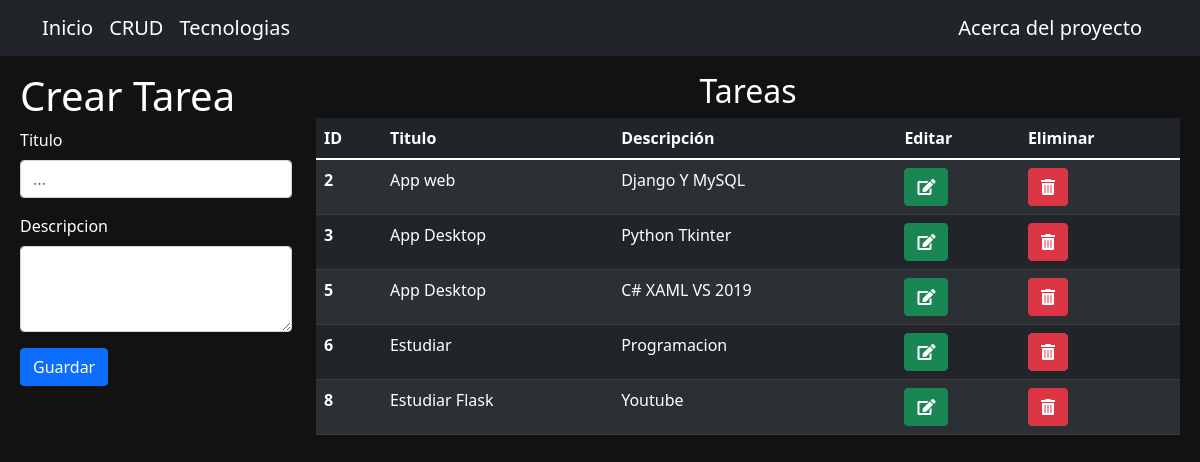
Page /crud/ on the earlier database version.
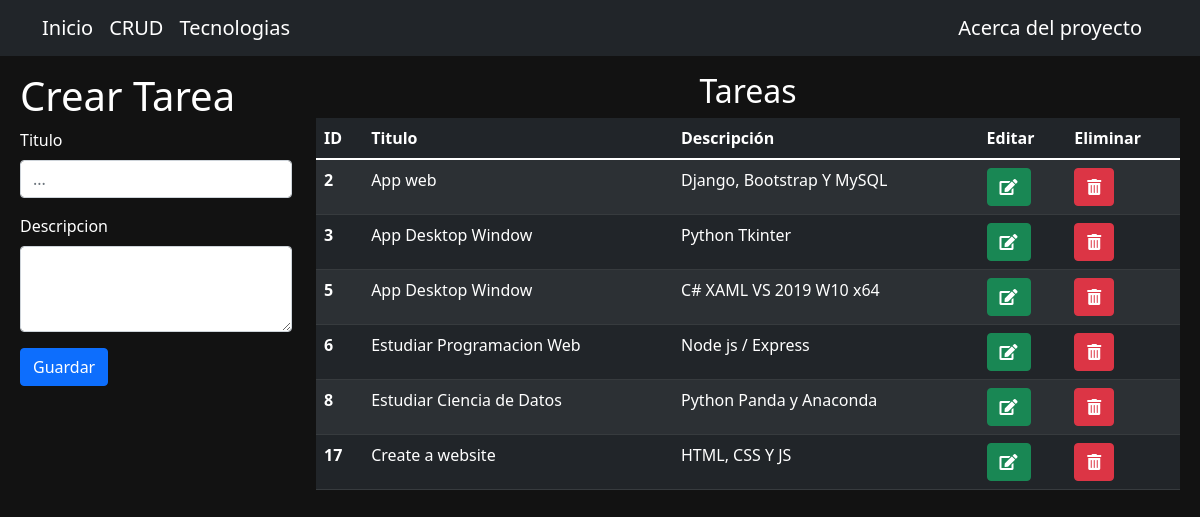
Same page on the later database version.
### crear/models.py (models this page shows)
class usuarios(models.Model):
    titulo = models.CharField(max_length=30)
    descripcion = models.CharField(max_length=100)

### crear/views.py (the view, shortened to what this page needs)
# urls.py: path('crud/', insert_read, name="read_insert"),
def insert_read(request):
    return render(request, 'crear/crud.html', {"registros": registros()})

### templates/crear/crud.html (shortened to what this page needs)
{% extends 'layout.html' %}
{% block content %}
    <div class="row p-2 mt-5">
        <div class="col-md-3 mt-3">
            <div class="text-white">
                {% if task %}
                    <h1>Tarea Encontrada</h1>
                    <form action="{% url 'crear:update' task.id %}" method="post"> {% csrf_token %}
                {% else %}
                    <h1>Crear Tarea</h1>
                    <form action="{% url 'crear:read_insert' %}" method="post"> {% csrf_token %}
                {% endif %}
                        <div class="mb-3">
                            <label for="exampleFormControlInput1" class="form-label">Titulo</label>
                            <input name="title" value="{{task.titulo}}" type="text" class="form-control" id="exampleFormControlInput1" placeholder="..." required>
                        </div>
                        <div class="mb-3">
                            <label for="exampleFormControlTextarea1" class="form-label">Descripcion</label>
                                <textarea name="description" class="form-control" id="exampleFormControlTextarea1" rows="3" required>{{task.descripcion}}</textarea>
                            </div>
                        <input type="submit" value="Guardar" class="btn btn-primary">
                    </form>
            </div>
        </div>
        <div class="col-md-9 mt-3">
            <div class="text-white">
                <h2 class="text-center">Tareas</h2>
                {% include 'partials/_table.html' %}
            </div>
        </div>
    </div>
{% endblock %}

### templates/layout.html (shortened to what this page needs)
{% load static %}
<!DOCTYPE html>
<html lang="es">
<head>
    <link href="https://cdn.jsdelivr.net/npm/bootstrap@5.1.3/dist/css/bootstrap.min.css" rel="stylesheet">
    <link rel="stylesheet" href="https://pro.fontawesome.com/releases/v5.10.0/css/all.css"/>
    <link rel="stylesheet" href="{% static 'css/style.css' %}">
</head>
<body>
    {% include 'partials/_navbar.html' %}
    <div class="container-fluid">
        {% block content %} {% endblock %}
    </div>
</body>
</html>

### templates/partials/_navbar.html (shortened to what this page needs)
<nav class="navbar navbar-expand-lg navbar-dark bg-dark fixed-top">
    <div class="container">
      <a class="navbar-brand" href="{% url 'home' %}">Inicio</a>
      <div class="collapse navbar-collapse" id="navbarNavAltMarkup">
        <div class="navbar-nav">
          <a class="navbar-brand" href="{% url 'crear:read_insert' %}">CRUD</a>
          <a class="navbar-brand" href="{% url 'tecno' %}">Tecnologias</a>
        </div>
          <div class="navbar-nav ms-auto">
              <a class="navbar-brand" href="{% url 'about' %}">Acerca del proyecto</a>
          </div>
      </div>
    </div>
  </nav>

### templates/partials/_table.html
<table class="table table-dark table-striped">
    <thead>
      <tr>
        <th scope="col">ID</th>
        <th scope="col">Titulo</th>
        <th scope="col">Descripción</th>
        <th scope="col">Editar</th>
        <th scope="col">Eliminar</th>
      </tr>
    </thead>
    <tbody>
        {% for registro in registros %}
            <tr>
                <th scope="row">{{registro.id}}</th>
                <td>{{registro.titulo}}</td>
                <td>{{registro.descripcion}}</td>
                <td><a href="{% url 'crear:edit' registro.id %}" class="btn btn-success"><i class="fas fa-edit"></i></a></td>
                <td><a href="{% url 'crear:deleted' registro.id %}" class="btn btn-danger"><i class="fas fa-trash-alt"></i></a></td>
            </tr>
        {% endfor %}
    </tbody>
  </table>

### static/css/style.css (style rules this page uses)
body { background-color: #121212; }

Differences in the rows shown:
changed usuarios "App web": descripcion "Django Y MySQL" → "Django, Bootstrap Y MySQL"
changed usuarios "Python Tkinter": titulo "App Desktop" → "App Desktop Window"
changed usuarios id 5: titulo "App Desktop" → "App Desktop Window"; descripcion "C# XAML VS 2019" → "C# XAML VS 2019 W10 x64"
changed usuarios id 6: titulo "Estudiar" → "Estudiar Programacion Web"; descripcion "Programacion" → "Node js / Express"
changed usuarios id 8: titulo "Estudiar Flask" → "Estudiar Ciencia de Datos"; descripcion "Youtube" → "Python Panda y Anaconda"
added usuarios: id "17", titulo "Create a website", descripcion "HTML, CSS Y JS"
